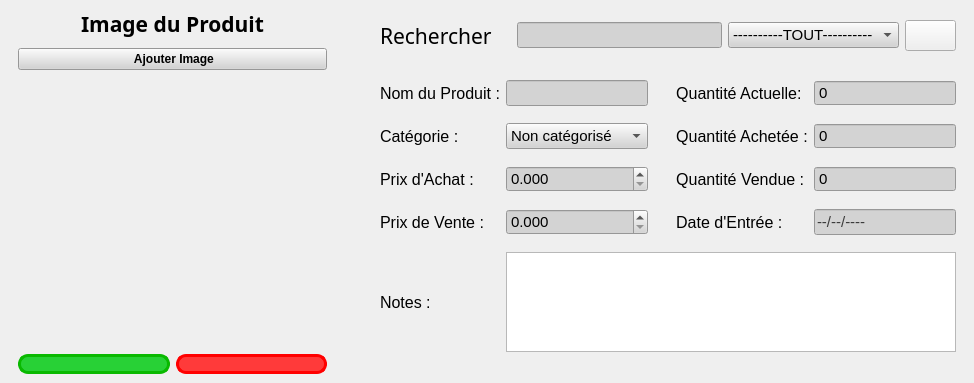
         <widget class="QWidget" name="widget" native="true">
          <layout class="QHBoxLayout" name="horizontalLayout" stretch="1,2">
           <property name="spacing">
            <number>15</number>
           </property>
           <property name="leftMargin">
            <number>0</number>
           </property>
           <property name="topMargin">
            <number>0</number>
           </property>
           <property name="rightMargin">
            <number>0</number>
           </property>
           <property name="bottomMargin">
            <number>0</number>
           </property>
           <item>
            <widget class="QWidget" name="ProductImageWidget" native="true">
             <property name="minimumSize">
              <size>
               <width>345</width>
               <height>0</height>
              </size>
             </property>
             <layout class="QVBoxLayout" name="verticalLayout_3" stretch="1,6,0">
              <property name="spacing">
               <number>0</number>
              </property>
              <item>
               <widget class="QLabel" name="label_2">
                <property name="font">
                 <font>
                  <family>Bahnschrift SemiBold Condensed</family>
                  <pointsize>16</pointsize>
                  <weight>75</weight>
                  <bold>true</bold>
                 </font>
                </property>
                <property name="text">
                 <string>Image du Produit</string>
                </property>
                <property name="alignment">
                 <set>Qt::AlignCenter</set>
                </property>
               </widget>
              </item>
              <item>
               <widget class="QWidget" name="widget_4" native="true">
                <layout class="QVBoxLayout" name="verticalLayout_4">
                 <property name="spacing">
                  <number>5</number>
                 </property>
                 <item>
                  <widget class="QPushButton" name="ajouterImageButton">
                   <property name="font">
                    <font>
                     <pointsize>9</pointsize>
                     <weight>75</weight>
                     <bold>true</bold>
                    </font>
                   </property>
                   <property name="cursor">
                    <cursorShape>PointingHandCursor</cursorShape>
                   </property>
                   <property name="styleSheet">
                    <string notr="true">background-color: lightgray;
</string>
                   </property>
                   <property name="text">
                    <string> Ajouter Image</string>
                   </property>
                   <property name="icon">
                    <iconset resource="../interface_images.qrc">
                     <normaloff>:/newPrefix/pictures/image.png</normaloff>:/newPrefix/pictures/image.png</iconset>
                   </property>
                   <property name="iconSize">
                    <size>
                     <width>30</width>
                     <height>30</height>
                    </size>
                   </property>
                  </widget>
                 </item>
                 <item>
                  <widget class="QWidget" name="widget_9" native="true">
                   <property name="minimumSize">
                    <size>
                     <width>0</width>
                     <height>270</height>
                    </size>
                   </property>
                   <layout class="QHBoxLayout" name="horizontalLayout_4">
                    <property name="leftMargin">
                     <number>0</number>
                    </property>
                    <property name="topMargin">
                     <number>0</number>
                    </property>
                    <property name="rightMargin">
                     <number>0</number>
                    </property>
                    <property name="bottomMargin">
                     <number>0</number>
                    </property>
                    <item>
                     <widget class="QLabel" name="productPictureLabel">
                      <property name="maximumSize">
                       <size>
                        <width>280</width>
                        <height>270</height>
                       </size>
                      </property>
                      <property name="text">
                       <string/>
                      </property>
                      <property name="pixmap">
                       <pixmap>../pictures/photo.jpg</pixmap>
                      </property>
                      <property name="scaledContents">
                       <bool>true</bool>
                      </property>
                      <property name="alignment">
                       <set>Qt::AlignCenter</set>
                      </property>
                     </widget>
                    </item>
                   </layout>
                  </widget>
                 </item>
                </layout>
               </widget>
              </item>
              <item>
               <widget class="QWidget" name="widget_2" native="true">
                <property name="styleSheet">
                 <string notr="true">QPushButton{
border-radius: 10px;
color: white;
}

#acheteeButton{
border: 3px solid rgb(9, 185, 0);
background-color: rgb(40, 209, 54)
}

#vendueButton{
border: 3px solid red;
background-color: rgb(255, 58, 58);
}</string>
                </property>
                <layout class="QHBoxLayout" name="horizontalLayout_3">
                 <property name="topMargin">
                  <number>0</number>
                 </property>
                 <property name="bottomMargin">
                  <number>0</number>
                 </property>
                 <item>
                  <widget class="QPushButton" name="acheteeButton">
                   <property name="cursor">
                    <cursorShape>PointingHandCursor</cursorShape>
                   </property>
                   <property name="styleSheet">
                    <string notr="true"/>
                   </property>
                   <property name="text">
                    <string/>
                   </property>
                   <property name="icon">
                    <iconset>
                     <normaloff>../pictures/plus (1).png</normaloff>../pictures/plus (1).png</iconset>
                   </property>
                   <property name="iconSize">
                    <size>
                     <width>30</width>
                     <height>35</height>
                    </size>
                   </property>
                  </widget>
                 </item>
                 <item>
                  <widget class="QPushButton" name="vendueButton">
                   <property name="cursor">
                    <cursorShape>PointingHandCursor</cursorShape>
                   </property>
                   <property name="text">
                    <string/>
                   </property>
                   <property name="icon">
                    <iconset>
                     <normaloff>../pictures/minus-sign.png</normaloff>../pictures/minus-sign.png</iconset>
                   </property>
                   <property name="iconSize">
                    <size>
                     <width>30</width>
                     <height>35</height>
                    </size>
                   </property>
                  </widget>
                 </item>
                </layout>
               </widget>
              </item>
             </layout>
            </widget>
           </item>
           <item>
            <widget class="QWidget" name="ProductInfoWidget" native="true">
             <layout class="QVBoxLayout" name="verticalLayout_13">
              <property name="spacing">
               <number>0</number>
              </property>
              <property name="leftMargin">
               <number>11</number>
              </property>
              <property name="topMargin">
               <number>11</number>
              </property>
              <item>
               <widget class="QWidget" name="widget_14" native="true">
                <layout class="QHBoxLayout" name="horizontalLayout_19">
                 <item>
                  <widget class="QLabel" name="label_12">
                   <property name="font">
                    <font>
                     <family>Bahnschrift SemiBold Condensed</family>
                     <pointsize>16</pointsize>
                     <weight>50</weight>
                     <bold>false</bold>
                    </font>
                   </property>
                   <property name="text">
                    <string>Rechercher </string>
                   </property>
                  </widget>
                 </item>
                 <item>
                  <widget class="QLabel" name="label_20">
                   <property name="maximumSize">
                    <size>
                     <width>25</width>
                     <height>25</height>
                    </size>
                   </property>
                   <property name="text">
                    <string/>
                   </property>
                   <property name="pixmap">
                    <pixmap>../pictures/search.png</pixmap>
                   </property>
                   <property name="scaledContents">
                    <bool>true</bool>
                   </property>
                  </widget>
                 </item>
                 <item>
                  <widget class="QLineEdit" name="searchLineEdit">
                   <property name="font">
                    <font>
                     <pointsize>11</pointsize>
                    </font>
                   </property>
                   <property name="styleSheet">
                    <string notr="true">background-color: lightgray;
</string>
                   </property>
                  </widget>
                 </item>
                 <item>
                  <widget class="QComboBox" name="categorieFilterComboBox">
                   <property name="font">
                    <font>
                     <pointsize>11</pointsize>
                    </font>
                   </property>
                   <property name="styleSheet">
                    <string notr="true">background-color: lightgray;
</string>
                   </property>
                   <property name="currentText">
                    <string>----------TOUT----------</string>
                   </property>
                   <property name="frame">
                    <bool>true</bool>
                   </property>
                   <item>
                    <property name="text">
                     <string>----------TOUT----------</string>
                    </property>
                   </item>
                  </widget>
                 </item>
                 <item>
                  <widget class="QPushButton" name="ajouterCategorieButton">
                   <property name="font">
                    <font>
                     <family>Bahnschrift SemiBold Condensed</family>
                     <pointsize>12</pointsize>
                     <weight>75</weight>
                     <bold>true</bold>
                    </font>
                   </property>
                   <property name="styleSheet">
                    <string notr="true"/>
                   </property>
                   <property name="text">
                    <string/>
                   </property>
                   <property name="icon">
                    <iconset>
                     <normaloff>../pictures/plus (1).png</normaloff>../pictures/plus (1).png</iconset>
                   </property>
                  </widget>
                 </item>
                </layout>
               </widget>
              </item>
              <item>
               <widget class="QWidget" name="widget_15" native="true">
                <layout class="QGridLayout" name="gridLayout">
                 <item row="0" column="0">
                  <widget class="QLabel" name="label_3">
                   <property name="font">
                    <font>
                     <pointsize>12</pointsize>
                    </font>
                   </property>
                   <property name="text">
                    <string>Nom du Produit :</string>
                   </property>
                  </widget>
                 </item>
                 <item row="0" column="1">
                  <widget class="QLineEdit" name="nomProduitLineEdit">
                   <property name="sizePolicy">
                    <sizepolicy hsizetype="Expanding" vsizetype="Fixed">
                     <horstretch>0</horstretch>
                     <verstretch>0</verstretch>
                    </sizepolicy>
                   </property>
                   <property name="font">
                    <font>
                     <pointsize>11</pointsize>
                    </font>
                   </property>
                   <property name="autoFillBackground">
                    <bool>false</bool>
                   </property>
                   <property name="styleSheet">
                    <string notr="true">background-color: lightgray;
</string>
                   </property>
                   <property name="text">
                    <string/>
                   </property>
                   <property name="frame">
                    <bool>true</bool>
                   </property>
                  </widget>
                 </item>
                 <item row="0" column="2">
                  <widget class="QLabel" name="label_8">
                   <property name="font">
                    <font>
                     <pointsize>12</pointsize>
                    </font>
                   </property>
                   <property name="text">
                    <string>     Quantité Actuelle:</string>
                   </property>
                  </widget>
                 </item>
                 <item row="0" column="3">
                  <widget class="QSpinBox" name="quantiteActuelleSpinBox">
                   <property name="font">
                    <font>
                     <pointsize>11</pointsize>
                    </font>
                   </property>
                   <property name="styleSheet">
                    <string notr="true">background-color: lightgray;
</string>
                   </property>
                   <property name="buttonSymbols">
                    <enum>QAbstractSpinBox::NoButtons</enum>
                   </property>
                   <property name="maximum">
                    <number>9999999</number>
                   </property>
                  </widget>
                 </item>
                 <item row="1" column="0">
                  <widget class="QLabel" name="label_4">
                   <property name="font">
                    <font>
                     <pointsize>12</pointsize>
                    </font>
                   </property>
                   <property name="text">
                    <string>Catégorie :</string>
                   </property>
                  </widget>
                 </item>
                 <item row="1" column="1">
                  <widget class="QComboBox" name="categorieComboBox">
                   <property name="font">
                    <font>
                     <pointsize>11</pointsize>
                    </font>
                   </property>
                   <property name="styleSheet">
                    <string notr="true">background-color: lightgray;
</string>
                   </property>
                   <item>
                    <property name="text">
                     <string>Non catégorisé</string>
                    </property>
                   </item>
                  </widget>
                 </item>
                 <item row="1" column="2">
                  <widget class="QLabel" name="label_7">
                   <property name="font">
                    <font>
                     <pointsize>12</pointsize>
                    </font>
                   </property>
                   <property name="text">
                    <string>     Quantité Achetée :</string>
                   </property>
                  </widget>
                 </item>
                 <item row="1" column="3">
                  <widget class="QSpinBox" name="quantiteAchatTotaleSpinBox">
                   <property name="font">
                    <font>
                     <pointsize>11</pointsize>
                    </font>
                   </property>
                   <property name="styleSheet">
                    <string notr="true">background-color: lightgray;
</string>
                   </property>
                   <property name="buttonSymbols">
                    <enum>QAbstractSpinBox::NoButtons</enum>
                   </property>
                   <property name="maximum">
                    <number>9999999</number>
                   </property>
                  </widget>
                 </item>
                 <item row="2" column="0">
                  <widget class="QLabel" name="label_6">
                   <property name="font">
                    <font>
                     <pointsize>12</pointsize>
                    </font>
                   </property>
                   <property name="text">
                    <string>Prix d'Achat :</string>
                   </property>
                  </widget>
                 </item>
                 <item row="2" column="1">
                  <widget class="QDoubleSpinBox" name="prixAchatSpinBox">
                   <property name="font">
                    <font>
                     <pointsize>11</pointsize>
                    </font>
                   </property>
                   <property name="styleSheet">
                    <string notr="true">background-color: lightgray;


</string>
                   </property>
                   <property name="decimals">
                    <number>3</number>
                   </property>
                   <property name="maximum">
                    <double>999999.000000000000000</double>
                   </property>
                  </widget>
                 </item>
                 <item row="2" column="2">
                  <widget class="QLabel" name="label_9">
                   <property name="font">
                    <font>
                     <pointsize>12</pointsize>
                    </font>
                   </property>
                   <property name="text">
                    <string>     Quantité Vendue :</string>
                   </property>
                  </widget>
                 </item>
                 <item row="2" column="3">
                  <widget class="QSpinBox" name="quantiteVendueTotaleSpinBox">
                   <property name="font">
                    <font>
                     <pointsize>11</pointsize>
                    </font>
                   </property>
                   <property name="styleSheet">
                    <string notr="true">background-color: lightgray;
</string>
                   </property>
                   <property name="buttonSymbols">
                    <enum>QAbstractSpinBox::NoButtons</enum>
                   </property>
                   <property name="maximum">
                    <number>9999999</number>
                   </property>
                  </widget>
                 </item>
                 <item row="3" column="0">
                  <widget class="QLabel" name="label_5">
                   <property name="font">
                    <font>
                     <pointsize>12</pointsize>
                    </font>
                   </property>
                   <property name="text">
                    <string>Prix de Vente :</string>
                   </property>
                  </widget>
                 </item>
                 <item row="3" column="1">
                  <widget class="QDoubleSpinBox" name="prixVenteSpinBox">
                   <property name="font">
                    <font>
                     <pointsize>11</pointsize>
                    </font>
                   </property>
                   <property name="styleSheet">
                    <string notr="true">background-color: lightgray;
</string>
                   </property>
                   <property name="decimals">
                    <number>3</number>
                   </property>
                   <property name="maximum">
                    <double>999999.000000000000000</double>
                   </property>
                  </widget>
                 </item>
                 <item row="3" column="2">
                  <widget class="QLabel" name="label_10">
                   <property name="font">
                    <font>
                     <pointsize>12</pointsize>
                    </font>
                   </property>
                   <property name="text">
                    <string>     Date d'Entrée :</string>
                   </property>
                  </widget>
                 </item>
                 <item row="3" column="3">
                  <widget class="QLineEdit" name="dateEntreeLineEdit">
                   <property name="font">
                    <font>
                     <pointsize>11</pointsize>
                    </font>
                   </property>
                   <property name="styleSheet">
                    <string notr="true">background-color: lightgray;
color: rgb(60, 60, 60)</string>
                   </property>
                   <property name="text">
                    <string>--/--/----</string>
                   </property>
                   <property name="readOnly">
                    <bool>true</bool>
                   </property>
                  </widget>
                 </item>
                 <item row="4" column="0">
                  <widget class="QLabel" name="label_11">
                   <property name="font">
                    <font>
                     <pointsize>12</pointsize>
                    </font>
                   </property>
                   <property name="text">
                    <string>Notes :</string>
                   </property>
                  </widget>
                 </item>
                 <item row="4" column="1" colspan="3">
                  <widget class="QPlainTextEdit" name="plainTextEdit">
                   <property name="maximumSize">
                    <size>
                     <width>16777215</width>
                     <height>100</height>
                    </size>
                   </property>
                   <property name="font">
                    <font>
                     <pointsize>11</pointsize>
                    </font>
                   </property>
                   <property name="styleSheet">
                    <string notr="true"/>
                   </property>
                   <property name="plainText">
                    <string/>
                   </property>
                  </widget>
                 </item>
                </layout>
               </widget>
              </item>
             </layout>
            </widget>
           </item>
          </layout>
         </widget>
